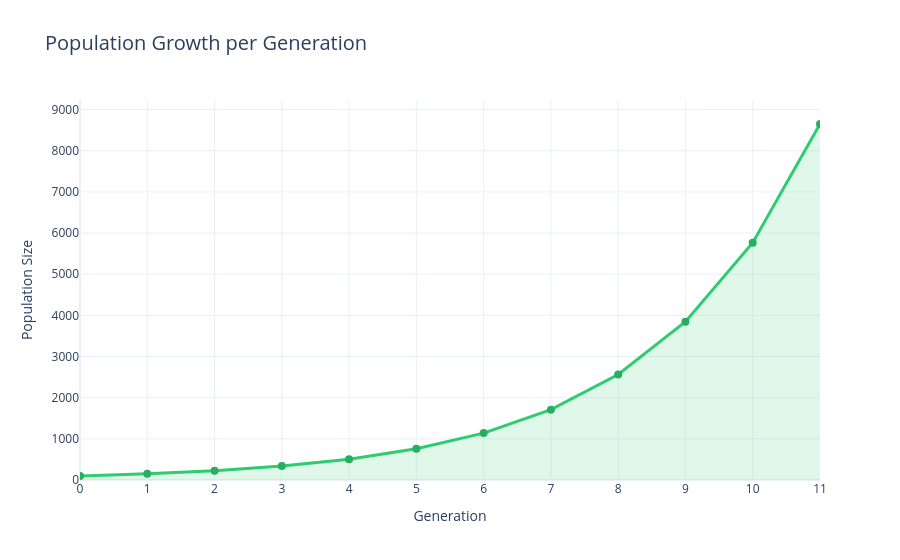

Notebook cell for this chart:
### Code cell
import plotly.graph_objects as go
import numpy as np
import pandas as pd

fig = go.Figure()

fig.add_trace(go.Scatter(
    x=list(range(len(pop_growth))),
    y=pop_growth,
    mode='lines+markers',
    name='Population',
    line=dict(color='#2ecc71', width=3),
    marker=dict(size=8, color='#27ae60', symbol='circle'),
    fill='tozeroy',
    fillcolor='rgba(46, 204, 113, 0.15)'
))

fig.update_layout(
    title=dict(text='Population Growth per Generation', font=dict(size=20)),
    xaxis=dict(title='Generation', tickmode='linear', dtick=1),
    yaxis=dict(title='Population Size'),
    template='plotly_white',
    hovermode='x unified'
)

fig.show()

### Figure 1 — Plotly figure (JSON) as saved in the notebook; plotly's stock layout.template omitted (floating-point values rounded to 4 significant figures)
{"data": [{"fill": "tozeroy", "fillcolor": "rgba(46, 204, 113, 0.15)", "line": {"color": "#2ecc71", "width": 3}, "marker": {"color": "#27ae60", "size": 8, "symbol": "circle"}, "mode": "lines+markers", "name": "Population", "type": "scatter", "x": [0, 1, 2, 3, 4, 5, 6, 7, 8, 9, 10, 11], "y": [100, 150, 225, 337.5, 506.2, 759.4, 1139.0, 1709.0, 2563.0, 3844.0, 5767.0, 8650.0]}], "layout": {"hovermode": "x unified", "title": {"font": {"size": 20}, "text": "Population Growth per Generation"}, "xaxis": {"dtick": 1, "tickmode": "linear", "title": {"text": "Generation"}}, "yaxis": {"title": {"text": "Population Size"}}}}
